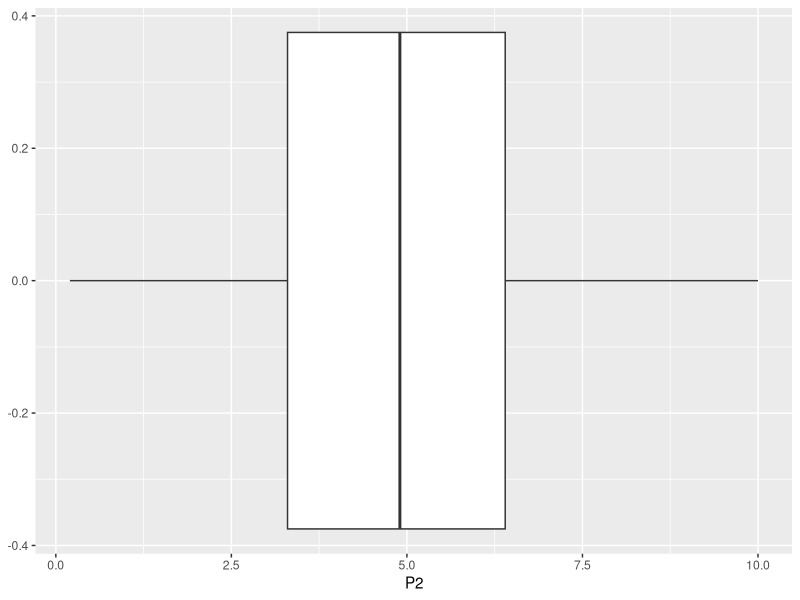

The R source for this figure: (Note: this script raises an error after producing the figure.)
# Setup -------------------------------------------------------------------
rm(list = ls())

library(readr)
library(readxl)

# Importacao arquivo texto
tabela.alunos = read_csv("databases/Modulo4_AlunosNotas.csv", 
                                col_types = cols(X1 = col_integer()))
head(tabela.alunos)

# Importacao arquivo xls
tabela.alunos.Info = read_excel("databases/Modulo4_AlunosInfo.xlsx")
head(tabela.alunos.Info)

# informa qual as abas da planilha
readxl::excel_sheets("databases/Modulo4_AlunosInfo.xlsx")


# Summary do banco de dados
summary(tabela.alunos)
summary(tabela.alunos.Info)

library(ggplot2)

ggplot(tabela.alunos) + 
  geom_boxplot(mapping = aes(x=P2))


# arrange -----------------------------------------------------------------
library(dplyr)
head(tabela.alunos)

tabela.alunos.ordenado = arrange(tabela.alunos, desc(P1), P2)



# Mutate ------------------------------------------------------------------

tabela.alunos.comMF = mutate(tabela.alunos, MF = 0.1*TR + 0.2*LT + 0.3*P1 + 0.4*P2)

tabela.alunos %>% 
  mutate(MF = 0.1*TR + 0.2*LT + 0.3*P1 + 0.4*P2) %>% 
  arrange(MF) %>% 
  mutate(DELTA = MF - lag(MF))



# SELECT ------------------------------------------------------------------

select(tabela.alunos.comMF, id, MF)



# Filter ------------------------------------------------------------------

tbl.aprovados <- filter(tabela.alunos.comMF, MF >= 6)
tbl.reprovados <- filter(tabela.alunos.comMF, MF < 6)

tbl.aprovados <- filter(tabela.alunos.comMF, MF >= 6)
tbl.aprovados2 <- select(tbl.aprovados, id, MF)

tabela.alunos.comMF %>% filter(MF >=6) %>% select(id, MF)

filter(tabela.alunos.comMF, MF >= 6 | MF <7)

# exercicio --------------------------------------------------------------- A
# soma total de todas as provas para cada aluno.
# 2 Calcule a media de cada
# aluno, sabendo que os pesos s~ao: TR = 0:1, LT = 0:2, P1 = 0:3 e P2 = 0:4 3
# Selecione apenas as colunas Id e as Media. 4 A partir do resultado anterior,
# ordene os dados do melhor aluno para o pior aluno.


mutate(tabela.alunos, soma=TR+LT+P1+P2)

tbl <- mutate(tabela.alunos, MF=0.1*TR+0.2*LT+0.3*P1+0.4*P2)
tbl <- select(tbl, id, MF)
tbl <- arrange(tbl, desc(MF))


# summarize() -------------------------------------------------------------

AlunosNotas = mutate(tabela.alunos.comMF, AcimaDeSeis = MF > 6)


AlunosNotas.grouped = group_by(AlunosNotas, AcimaDeSeis)

AlunosNotas.summarise = summarise(AlunosNotas.grouped,
                                  P1_avg = mean(P1),
                                  P2_avg = mean(P2),
                                  TotalAlunos = n())
AlunosNotas.summarise



# inner join --------------------------------------------------------------


tabela.alunos.comMF

tabela.alunos.Info


tabela.Completa = inner_join(tabela.alunos.comMF, tabela.alunos.Info, by=c("id"="Codigo"))




# Pivot -------------------------------------------------------------------
library(tidyr)

tbl.longer = pivot_longer(tabela.alunos, cols = c("TR", "LT", "P1", "P2"),
             names_to = "Avaliacao",
             values_to = "Nota")



# exercicio ---------------------------------------------------------------

# Utilizando os dados presente em \Modulo4 AlunosNotas.csv" e em \Modulo4
# AlunosInfo.xlsx" determine: 1 Construa um banco de dados com as informacoes
# dos dois arquivos. 2 Para o banco de dados completo, calcule a media de cada
# aluno, sabendo que os pesos s~ao: TR = 0:1, LT = 0:2, P1 = 0:3 e P2 = 0:4 3
# determine quem s~ao os alunos com media final calculada mas que nao tem
# telefone de contato.


tbl.final = inner_join(tabela.alunos.comMF, tabela.alunos.Info,
           by=c("id" = "Codigo"))

filter(tbl.final, is.na(Telefone))

filter(tbl.final, !is.na(Telefone))


# Wider -------------------------------------------------------------------

tbl.longer

pivot_wider(tbl.longer, id_cols = c("X1", "id"),
            names_from = "Avaliacao",
            values_from = "Nota"
            )

# Gravando arquivo --------------------------------------------------------
library(readr)

write_csv(x = tabela.Completa,
          file = "./dev/ArquivoTesteAlunosNota.csv")

write_excel_csv(x = tabela.Completa,
                file = "./dev/ArquivoTesteAlunosNotaForExcel.csv",
                delim = ";", dec = ",")



